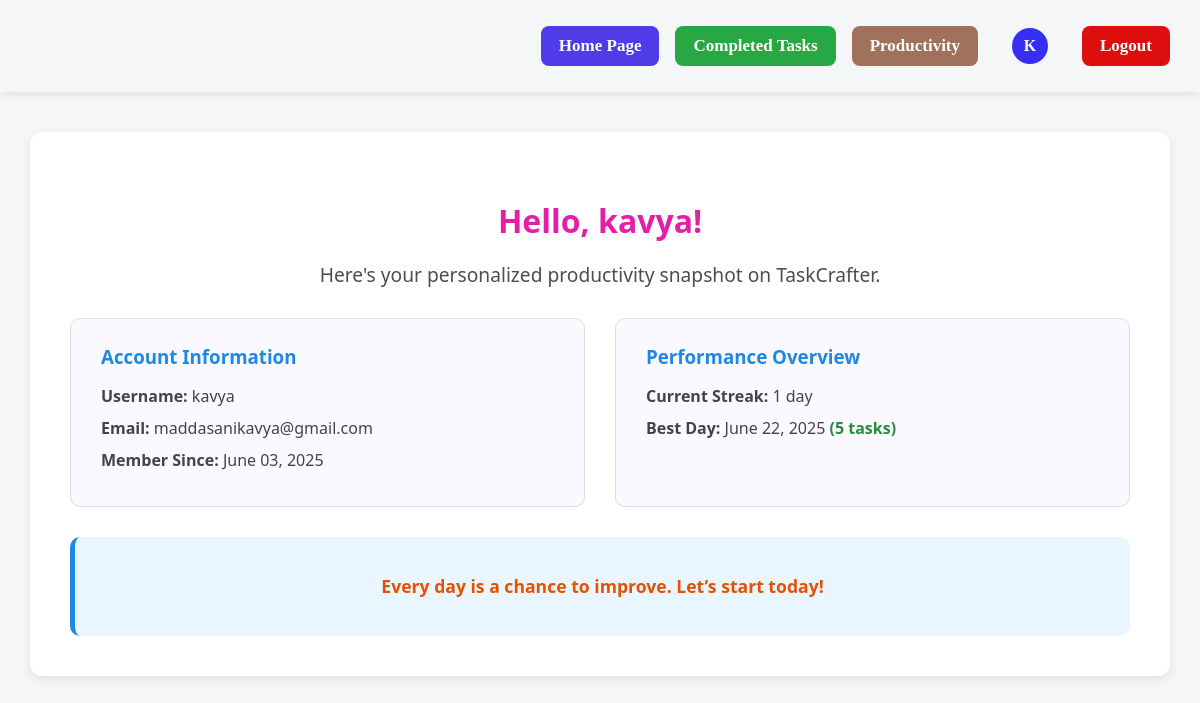
Screenshot of /profile (signed in) with the database file from the repository.
### tables this page shows
CREATE TABLE users (
        id INTEGER PRIMARY KEY AUTOINCREMENT,
        username TEXT NOT NULL UNIQUE,
        email TEXT NOT NULL UNIQUE,
        password TEXT NOT NULL,
        created_at TEXT DEFAULT CURRENT_TIMESTAMP
    );

CREATE TABLE user_stats (
            id INTEGER PRIMARY KEY AUTOINCREMENT,
            user_id INTEGER NOT NULL,
            date TEXT NOT NULL,
            tasks_completed INTEGER DEFAULT 0,
            FOREIGN KEY (user_id) REFERENCES users(id),
            UNIQUE(user_id, date)
        );

### app.py (the view)
@app.route('/profile')
@login_required
def profile():
    user_id = session['user_id']
    conn = get_db_connection()
    cur = conn.cursor()
    cur.execute("SELECT username, email, created_at FROM users WHERE id = ?", (user_id,))
    user = cur.fetchone()
    created_at = datetime.strptime(user['created_at'], "%Y-%m-%d %H:%M:%S")
    formatted_created_at = created_at.strftime("%B %d, %Y")  # e.g., "June 22, 2025"
    cur.execute("SELECT date, tasks_completed FROM user_stats WHERE user_id = ? ORDER BY date ASC", (user_id,))
    stats = cur.fetchall()
    today = datetime.now().date()
    active_days = {datetime.strptime(row['date'], "%Y-%m-%d").date() for row in stats if row['tasks_completed'] > 0}
    streak = 0
    current_day = today
    while current_day in active_days:
        streak += 1
        current_day -= timedelta(days=1)
    best_day = None
    max_tasks = 0
    for row in stats:
        if row['tasks_completed'] > max_tasks:
            max_tasks = row['tasks_completed']
            best_day = row['date']
    formatted_best_day = datetime.strptime(best_day, "%Y-%m-%d").strftime("%B %d, %Y") if best_day else None
    conn.close()
    return render_template(
        'profile.html',
        user=user,
        streak=streak,
        best_day=formatted_best_day,
        max_tasks=max_tasks,
        member_since=formatted_created_at,
        username=user['username']
    )

### app.py (called while the page is built)
def login_required(f):
    @wraps(f)
    def decorated_function(*args, **kwargs):
        if 'user_id' not in session:
            return redirect(url_for('login'))
        return f(*args, **kwargs)
    return decorated_function

def get_db_connection():
    conn = sqlite3.connect('taskcrafter.db')
    conn.row_factory = sqlite3.Row
    return conn

### templates/profile.html (shortened to what this page needs)
{% extends "base.html" %}
{% block extra_styles %}
<link rel="stylesheet" href="{{ url_for('static', filename='profile.css') }}">
{% endblock %}
{% block content %}
<div class="container">
  <div class="profile-header">
    <h2>Hello, {{ user.username }}! </h2>
    <p class="subtext">Here's your personalized productivity snapshot on TaskCrafter.</p>
  </div>
  <div class="profile-details">
    <div class="info-box">
      <h3>Account Information</h3>
      <p><strong>Username:</strong> {{ user.username }}</p>
      <p><strong>Email:</strong> {{ user.email }}</p>
      <p><strong>Member Since:</strong> {{ member_since }}</p>
    </div>
    <div class="stats-box">
      <h3>Performance Overview</h3>
      <p><strong>Current Streak:</strong> {{ streak }} day{{ 's' if streak != 1 else '' }}</p>
      {% if best_day %}
  <p><strong>Best Day:</strong> {{ best_day }} <span class="highlight">({{ max_tasks }} tasks)</span></p>
{% else %}
  <p><strong>Best Day:</strong> <span class="no-data">No data yet</span></p>
{% endif %}
    </div>
  </div>
  <div class="feedback-box">
    {% if streak >= 5 %}
      <p class="message positive">You're on fire! Keep that streak going!</p>
    {% elif streak >= 2 %}
      <p class="message moderate">Great job! Let’s aim for a longer streak.</p>
    {% else %}
      <p class="message encouragement">Every day is a chance to improve. Let’s start today!</p>
    {% endif %}
  </div>
</div>
{% endblock %}

### templates/base.html (shortened to what this page needs)
<!DOCTYPE html>
<html>
<head>
    <link rel="stylesheet" href="{{ url_for('static', filename='base.css') }}">
    {% block extra_styles %}{% endblock %}
</head>
<body>
    <div class="topbar">
        <a href="{{ url_for('dashboard') }}" class="back-to-dashboard">Home Page</a>
        <a href="{{ url_for('view_completed_tasks') }}" class="completed-link">Completed Tasks</a>
        <a href="{{ url_for('productivity') }}" class="productivity-link">Productivity</a>
        <a href="{{ url_for('profile') }}" class="profile" title="Profile">
            <div class="profile-icon">{{ username[0] | upper }}</div>
        </a>
        <form action="{{ url_for('logout') }}" method="get" style="margin: 0;">
            <button type="submit" class="logout-btn">Logout</button>
        </form>
    </div>
    <div class="main-content">
        {% block content %}{% endblock %}
    </div>
</body>
</html>

### static/base.css (style rules this page uses)
.topbar { display: flex; align-items: center; padding: 18px 30px; background: linear-gradient(90deg, #a09b9b93 0%); gap: 16px; flex-wrap: wrap; justify-content: flex-end; box-shadow: 0 2px 8px rgba(0, 0, 0, 0.1); }
.topbar a, .topbar button { text-decoration: none; font-weight: 600; font-size: 17px; padding: 10px 18px; border: none; border-radius: 8px; cursor: pointer; white-space: nowrap; transition: background-color 0.3s ease, color 0.3s ease; color: #fff; font-family: 'Times New Roman', Times, serif; margin: 0; }
.back-to-dashboard { background-color: #2b12e6d0; }
.completed-link { background-color: #28a745; }
.productivity-link { background-color: #834326bc; color: #333; }
.profile-icon { width: 36px; height: 36px; border-radius: 50%; background-color: #1c11f5de; color: #fff; display: flex; align-items: center; justify-content: center; font-size: 16px; padding: 0; margin-left: 0; }
.logout-btn { background-color: #df0e0e; }

### static/profile.css (style rules this page uses)
*, *::before, *::after { box-sizing: border-box; }
html, body { margin: 0; padding: 0; height: 100%; font-family: 'Segoe UI', Tahoma, Geneva, Verdana, sans-serif; background-color: #f4f6f8; color: #333; overflow-x: hidden; }
.container { width: 95%; max-width: 1200px; margin: 40px auto; background: #fff; padding: 40px; border-radius: 12px; box-shadow: 0 4px 12px rgba(0, 0, 0, 0.08); }
.profile-header h2 { font-size: 2rem; font-weight: 700; color: #e51ea9; margin-bottom: 10px; text-align: center; }
.subtext { text-align: center; font-size: 1.2rem; color: #4e4d4d; margin-bottom: 30px; }
.profile-details { display: grid; grid-template-columns: repeat(auto-fit, minmax(300px, 1fr)); gap: 30px; margin-bottom: 30px; }
.info-box, .stats-box { background-color: #f9f9ff; border: 1px solid #ddd; border-radius: 10px; padding: 25px 30px; min-height: 180px; }
.info-box h3, .stats-box h3 { margin-top: 0; color: #1e88e5; font-weight: 600; margin-bottom: 16px; }
.info-box p, .stats-box p { font-size: 1rem; color: #444; margin: 10px 0; }
.highlight { color: #2b8a3e; font-weight: 600; }
.feedback-box { margin-top: 30px; padding: 20px 30px; border-radius: 10px; background-color: #eaf6ff; border-left: 5px solid #1e88e5; font-weight: 600; font-size: 1.05rem; color: #e65100; display: flex; align-items: center; justify-content: center; gap: 10px; }
.message { font-size: 1.1rem; font-weight: 600; }
.encouragement { color: #e65100; }

### rows the page displays
users: username "K", username "kavya", email "maddasanikavya@gmail.com"
user_stats: date "June 22, 2025"

### other values shown
{{ member_since }} "June 03, 2025"
{{ streak }} "1"
{{ max_tasks }} "5"
